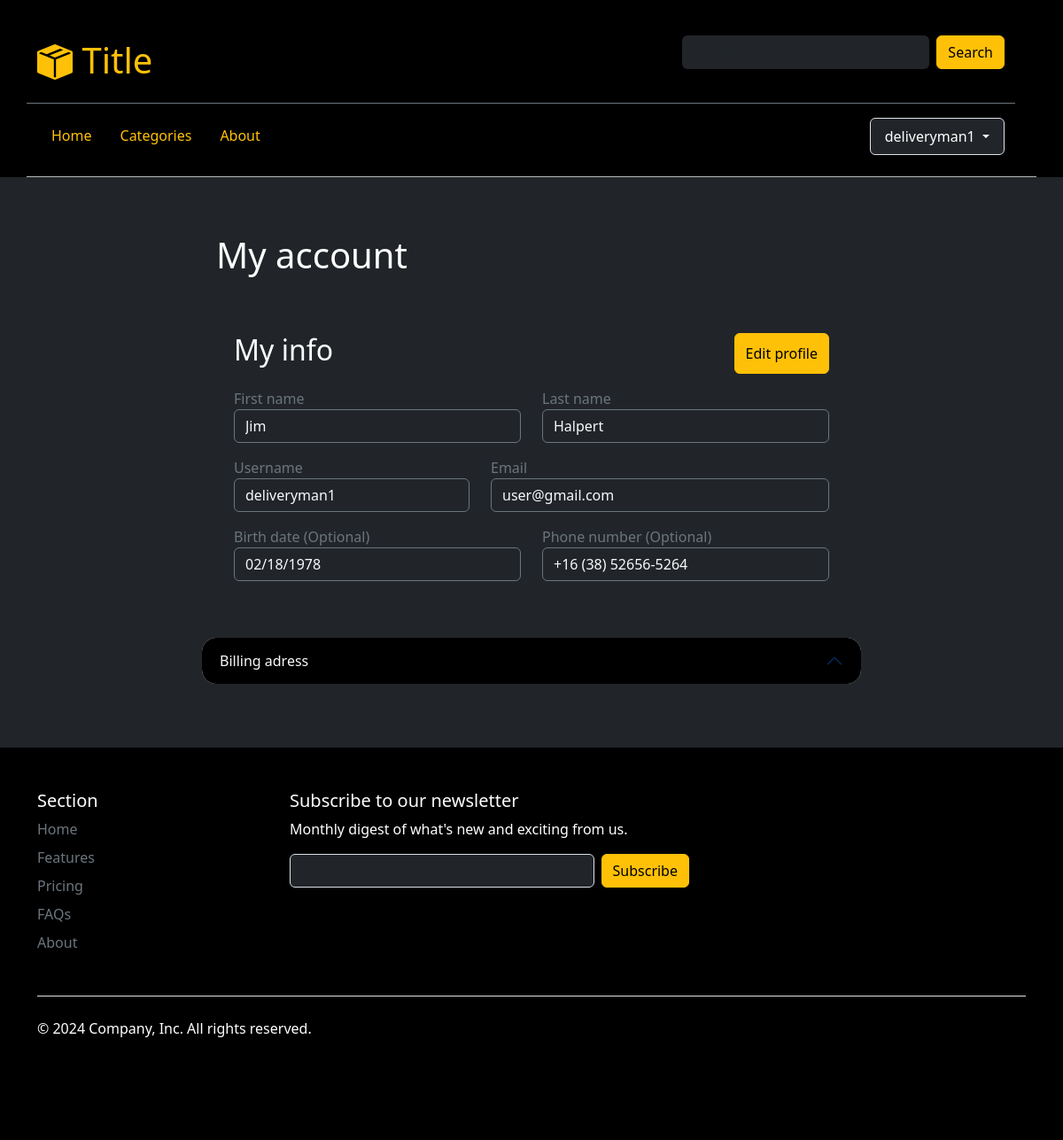
Before: /my-account (signed in) with the older database file.
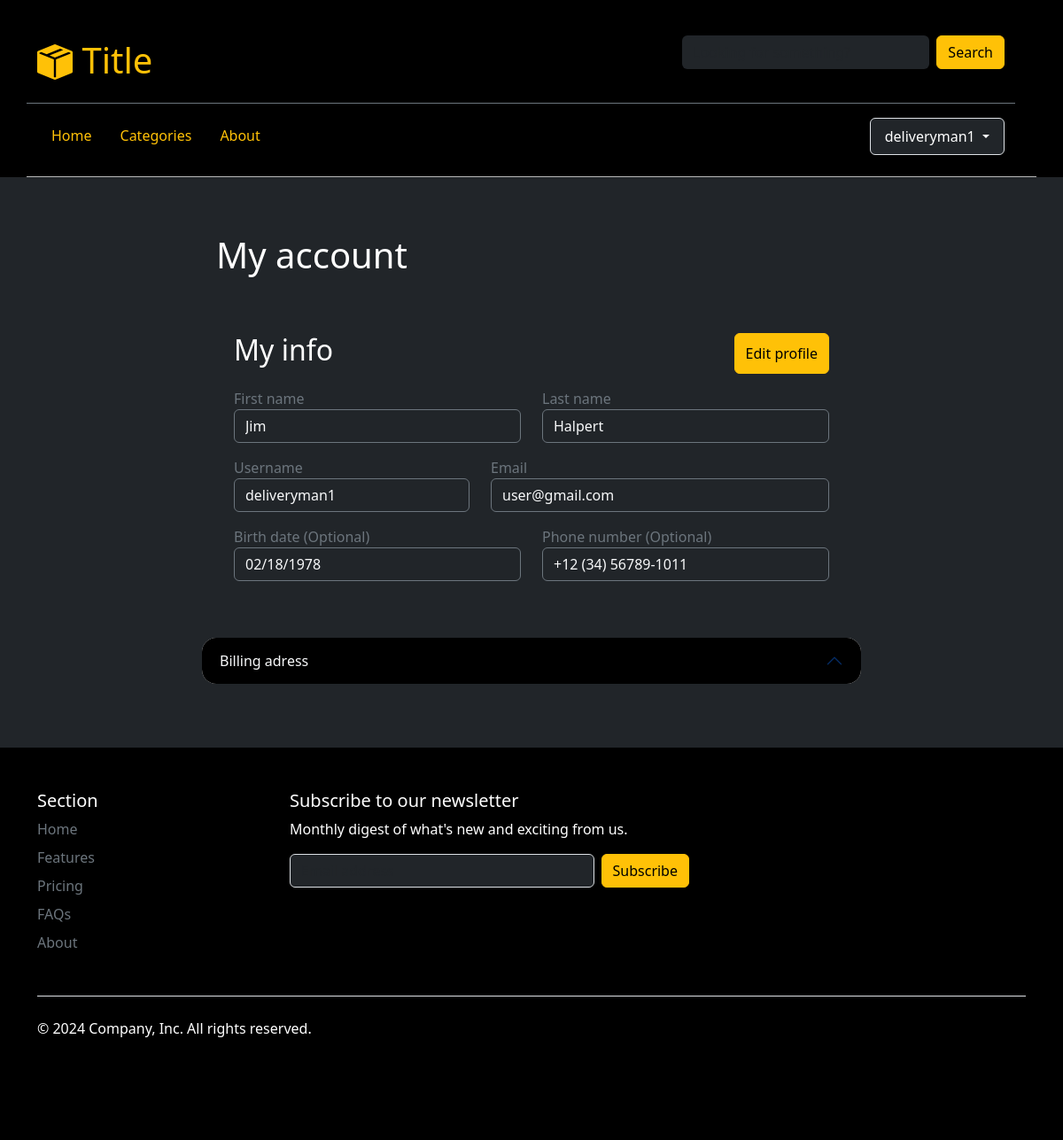
After: the same page with the newer database file.
### delivery/models.py (models this page shows, shortened)
class User(models.Model):
    user = models.OneToOneField(AuthUser, on_delete=models.CASCADE, primary_key=True)
    phone = models.CharField(max_length=20, blank=True, null=True)
    birth = models.DateField(blank=True, null=True)
    document = models.ForeignKey(Document, blank=True, null=True, on_delete=models.SET_NULL)
    type = models.CharField(max_length=30, choices=[
        ("admin", "Admin"),
        ("client", "Client"),
        ("seller applicant", "Seller applicant"),
        ("seller", "Seller"),
        ("deliveryman applicant", "Deliveryman applicant"),
        ("deliveryman", "Deliveryman")
    ])
    exclude_fields = [id]
    class Meta:
        db_table = "user_info"

### delivery/views.py (the view, shortened to what this page needs)
# urls.py: path("my-account", views.my_account, name="my_account"),
@login_required
def my_account(request):
    user = User.objects.get(pk = request.user.id)
    user_info = UserInfo.objects.get(user = user)
    user_info.birth = str(user_info.birth)
    context = get_layout_context(request)
    context.update({
        'user': user,
        'user_info': user_info,
    })
    try:
        document = user_info.document
        if document != None:
            document.issue_date = str(document.issue_date)
            document.expiration_date = str(document.expiration_date)
            context.update({'document': document})
        billing_adress = BillingAdress.objects.get(user_id = user.id)
        if billing_adress != None:
            adress = Adress.objects.get(pk = billing_adress.adress_id)
            context.update({'adress': adress})
        driver = Driver.objects.get(user_id = user.id)
        if driver != None:
            license = DriversLicense.objects.get(pk = driver.license_id)
            license.issue_date = str(license.issue_date)
            license.expiration_date = str(license.expiration_date)
            context.update({'license': license})
    except:
        pass
    if request.method == 'GET':
        return render(request, "account/account.html", context)

### delivery/views.py (called while the page is built)
def get_layout_context(request):
    try:
        type = UserInfo.objects.get(user_id=request.user.id).type
    except:
        type = None
    categories = Category.objects.all().order_by('name')
    context = {'type': type, 'categories': categories}
    return context

### delivery/templates/account/account.html (shortened to what this page needs)
{% extends "layout.html" %}
{% load static %}
{% block body %}
<div class="container d-flex flex-column align-items-center">
    <div class="row col-12 col-md-10 col-lg-8 col-xl-8">
        <h1 class="w-100 p-3">My account</h1>
    </div>
    <div class="row col-12 col-md-10 col-lg-8 col-xl-8 glass p-4 rounded-4">
        <form class="needs-validation my-3" method="post" action="{% url 'my_account' %}">
            <div class="row">
                <div class="d-flex justify-content-between">
                    <h2>My info</h2>
                    <div class="btn btn-warning d-flex align-items-center" id="edit-profile-btn">Edit profile</div>
                </div>
                <div class="col-sm-6">
                    <label for="first-name" class="label profile-label p-0 m-0 mt-3">First name</label>
                    <input type="text" class="profile-input form-control account-input bg-dark text-light" id="first-name" name="first-name" value="{{ user.first_name }}" required="true" placeholder="John">
                </div>
                <div class="col-sm-6">
                    <label for="last-name" class="label profile-label p-0 m-0 mt-3">Last name</label>
                    <input type="text" class="profile-input form-control account-input bg-dark text-light" id="last-name" name="last-name" value="{{ user.last_name }}" placeholder="Smith">
                </div>
                <div class="col-md-5">
                    <label for="username" class="label profile-label p-0 m-0 mt-3">Username</label>
                    <div class="input-group has-validation">
                        <input type="text" class="profile-input form-control account-input bg-dark text-light" id="username" name="username" value="{{ user.username }}" placeholder="jsmith">
                    </div>
                </div>
                <div class="col-md-7">
                    <label for="email" class="label profile-label p-0 m-0 mt-3">Email</label>
                    <input type="email" class="profile-input form-control account-input bg-dark text-light" id="email" name="email" value="{{ user.email }}" placeholder="example@email.com">
                </div>
                <div class="col-sm-6">
                    <label for="birth-input" class="label profile-label p-0 m-0 mt-3">Birth date <span class="text-secondary">(Optional)</span></label>
                    <input type="date" class="profile-input form-control account-input bg-dark text-light" id="birth-input" name="birth" value="{{ user_info.birth }}">
                </div>
                <div class="col-sm-6">
                    <label for="phone-number" class="label profile-label p-0 m-0 mt-3">Phone number <span class="text-secondary">(Optional)</span></label>
                    <input type="text" accept="number" name="phone-number" id="phone-number" class="profile-input form-control account-input bg-dark text-light"  placeholder="+XX (XX) X XXXX-XXXX"
                    {% if user_info.phone %}
                        value="{{ user_info.phone }}"
                    {% endif %}>
                </div>
            </div>
        </form>
    </div>
    <div class="row col-12 col-md-10 col-lg-8 col-xl-8 my-4">
        <form class="needs-validation p-0" method="post" action="{% url 'add_adress' is_billing=1 %}">
            <div class="accordion" id="billing-adress-accordion">
                <div class="accordion-item rounded-4 border-0 glass">
                    <h2 class="accordion-header text-light border-0">
                        <button class="accordion-button text-light rounded-4 bg-black shadow-none" type="button" data-bs-toggle="collapse" data-bs-target="#adress-collapse" aria-expanded="true" aria-controls="adress-collapse">
                            Billing adress
                        </button>
                    </h2>
                </div>
            </div>
        </form>
    </div>
</div>
{% endblock %}

### delivery/templates/layout.html (shortened to what this page needs)
{% load static %}
<!DOCTYPE html>
<html lang="en">
    <head>
        <link href="https://cdn.jsdelivr.net/npm/bootstrap@5.3.3/dist/css/bootstrap.min.css" rel="stylesheet">
        <link rel="stylesheet" href="https://cdn.jsdelivr.net/npm/bootstrap-icons@1.11.3/font/bootstrap-icons.min.css">
        <link rel="stylesheet" href="{% static 'style.css' %}">
    </head>
    <body class="bg-dark">
        <div class="bg-black">
            <div id="header" class="container d-flex align-items-center py-4 mb-5">
                <div class="row w-100">
                    <div class="d-flex justify-content-between border-bottom border-secondary py-3 mb-2">
                        <a class="nav-link nav-link d-flex align-items-end" href="{% url 'index' %}">
                            <i class="bi bi-box-seam-fill text-warning fs-1"></i>
                            <h1 class="text-warning">&nbsp;Title</h1>
                        </a>
                        <div class="col-8 col-md-6 col-lg-4">
                            <form action="" class="d-flex">
                                <input class="form-control bg-dark text-light border-0" type="text" id="search" placeholder="Looking for something?">
                                <input class="btn btn-warning ms-2" type="submit" value="Search">
                            </form>
                        </div>
                    </div>
                    <div class="d-flex justify-content-between mt-2">
                        <ul class="nav">
                        <li>
                            <a class="nav-link link-warning" href="{% url 'index' %}">Home</a>
                        </li>
                        <li>
                            <a class="nav-link link-warning" href="{% url 'categories_filter' category_id=0 %}">Categories</a>
                        </li>
                        <li>
                            <a class="nav-link link-warning" href="">About</a>
                        </li>
                        </ul>
                        <div>
                            {% if user.is_authenticated %}
                                <div class="dropdown">
                                <button class="btn btn-dark dropdown-toggle border px-3 py-2" type="button" data-bs-toggle="dropdown" aria-expanded="false">
                                    {{ user.username }}
                                </button>
                                </div>
                            {% else %}
                                Not signed in.
                            {% endif %}
                        </div>
                    </div>
                </div>
            </div>
        </div>
        {% block body %}
        {% endblock %}
        <div class="bg-black">
            <div class="container">
                <footer class="mt-5 py-5">
                    <div class="row">
                    <div class="col-6 col-md-2 mb-3">
                        <h5>Section</h5>
                        <ul class="nav flex-column">
                        <li class="nav-item mb-2"><a href="{% url 'index' %}" class="nav-link p-0 link link-secondary">Home</a></li>
                        <li class="nav-item mb-2"><a href="#" class="nav-link p-0 link link-secondary">Features</a></li>
                        <li class="nav-item mb-2"><a href="#" class="nav-link p-0 link link-secondary">Pricing</a></li>
                        <li class="nav-item mb-2"><a href="#" class="nav-link p-0 link link-secondary">FAQs</a></li>
                        <li class="nav-item mb-2"><a href="#" class="nav-link p-0 link link-secondary">About</a></li>
                        </ul>
                    </div>
                    <div class="col-md-5 offset-md-1 mb-3">
                        <form>
                        <h5>Subscribe to our newsletter</h5>
                        <p>Monthly digest of what's new and exciting from us.</p>
                        <div class="d-flex flex-column flex-sm-row w-100 gap-2">
                            <input id="newsletter1" type="text" class="form-control bg-dark text-light" placeholder="Email address">
                            <button class="btn btn-warning" type="button">Subscribe</button>
                        </div>
                        </form>
                    </div>
                    </div>
                    <div class="d-flex flex-column flex-sm-row justify-content-between py-4 my-4 border-top">
                    <p>© 2024 Company, Inc. All rights reserved.</p>
                    <ul class="list-unstyled d-flex">
                        <li class="ms-3"><a class="link-body-emphasis" href="#"><svg class="bi" width="24" height="24"><use xlink:href="#twitter"></use></svg></a></li>
                        <li class="ms-3"><a class="link-body-emphasis" href="#"><svg class="bi" width="24" height="24"><use xlink:href="#instagram"></use></svg></a></li>
                        <li class="ms-3"><a class="link-body-emphasis" href="#"><svg class="bi" width="24" height="24"><use xlink:href="#facebook"></use></svg></a></li>
                    </ul>
                    </div>
                </footer>
            </div>
        </div>
    </body>
</html>

### delivery/static/style.css (style rules this page uses)
*, h1, h3 { color: white; }
#header { border-bottom: 1px solid rgb(185, 185, 185); margin-bottom: 3rem; }

Changed rows visible on the page:
changed User: phone-number "+16 (38) 52656-5264" → "+12 (34) 56789-1011"
